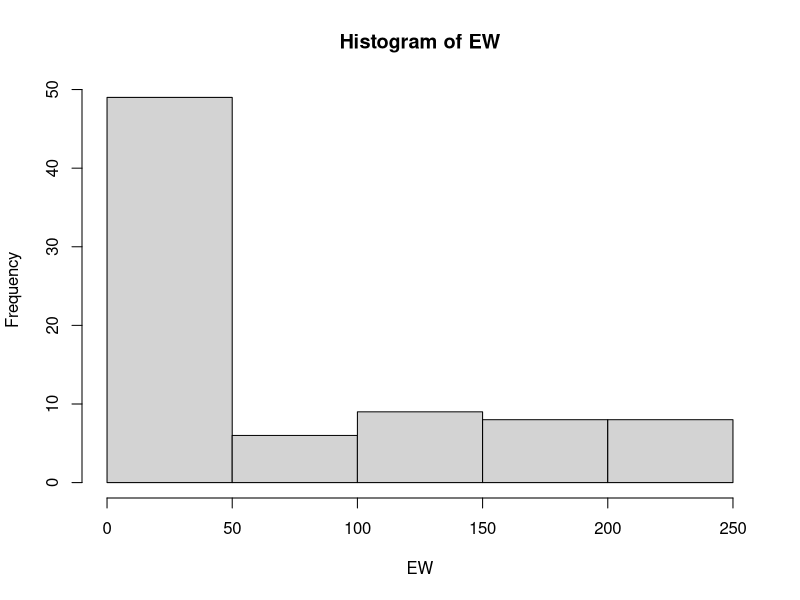
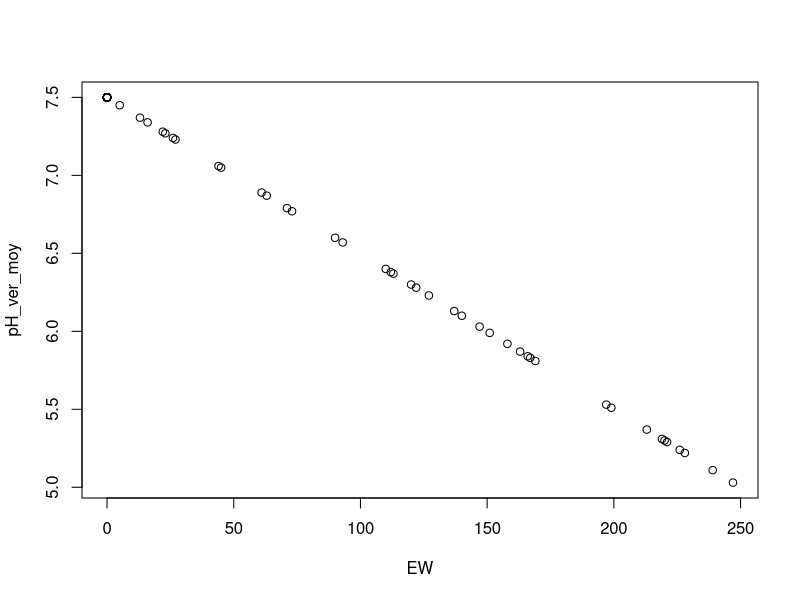
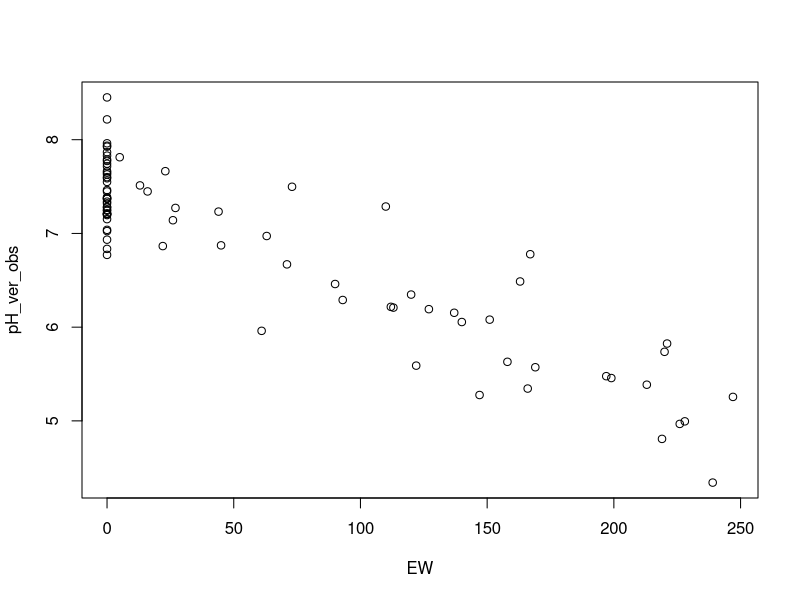
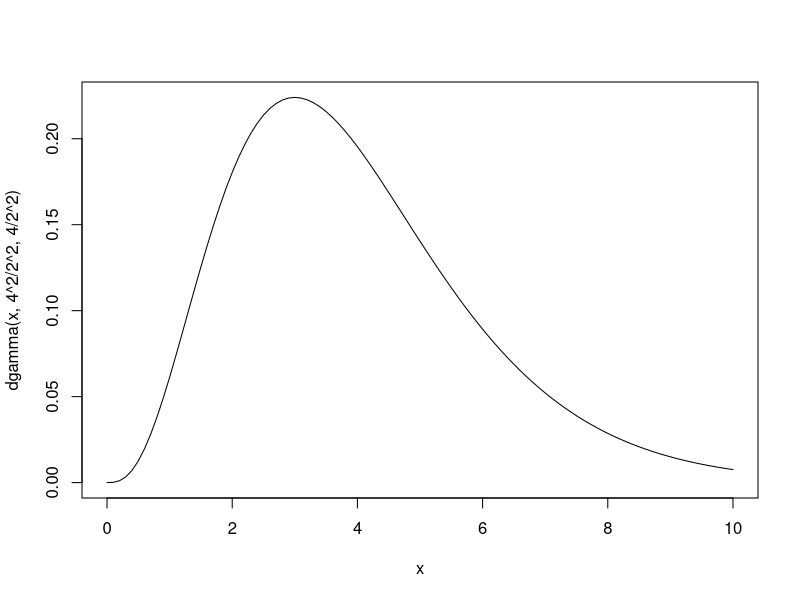
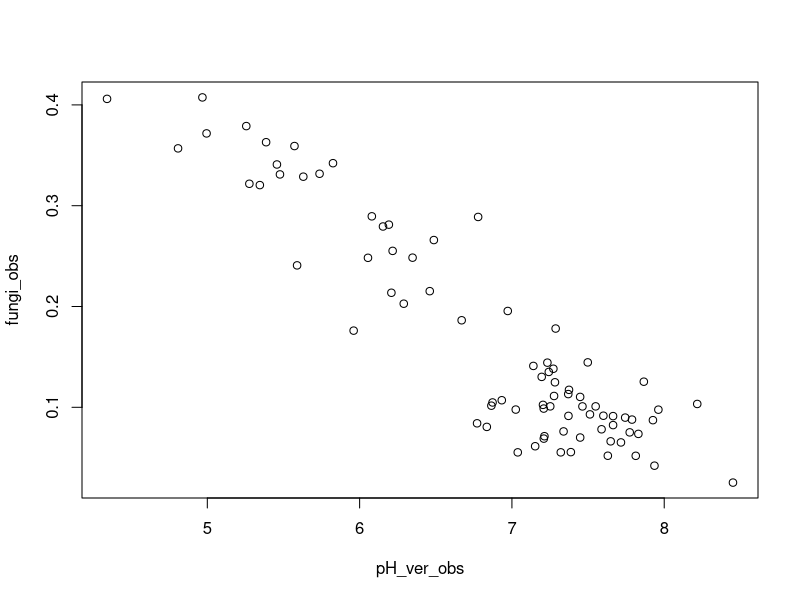
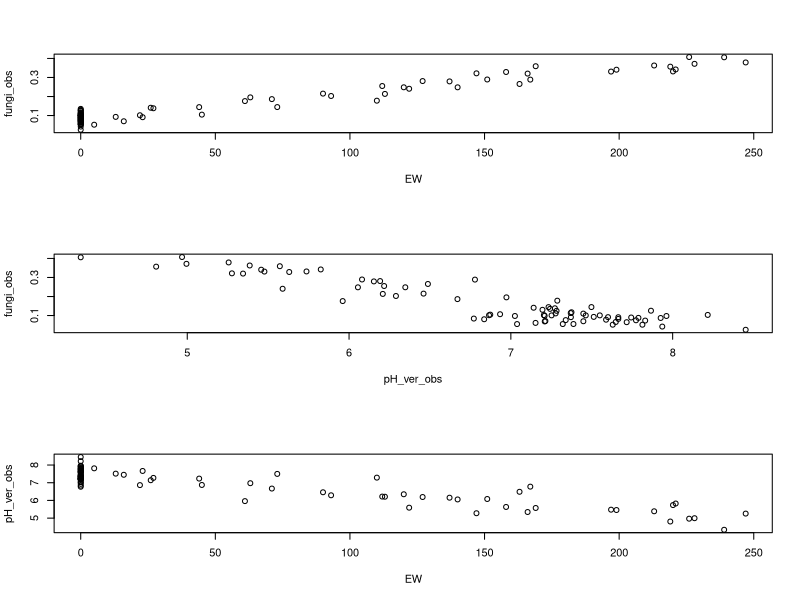

The R script that drew these images, in order:


### alternatively --- with and without earthworms!
n <- 80
EW <-  round(runif(n, min = 0, max = 250))
# creer des vers de terre absents
EW[sample(1:n, size = floor(n/2))] <- 0
hist(EW)

pH_sans_EW <- 7.5

ph_pour_1ver <- -.01

pH_ver_moy <- pH_sans_EW + ph_pour_1ver*(EW)

plot(x = EW, y = pH_ver_moy)

pH_ver_obs <- rnorm(80, mean = pH_ver_moy, sd = .4)

plot(x = EW, y = pH_ver_obs)

fake_worms <- data.frame(pH_ver_obs, EW)
summary(lm(pH_ver_obs ~ 1 + EW, data = fake_worms))




##  fungal biomass

curve(dgamma(x, 4^2/2^2, 4/2^2), xlim = c(0, 10))

example_gamma <- rgamma(2000, 13^2/2^2, 13/2^2)
mean(example_gamma)
sd(example_gamma)

## effet pH sur fungi

# center pH on the mean
pH_ver_obs - mean(pH_ver_obs)

# what is the fungal biomass at the average pH? mg fungi / g sol
avg_fungi_at_avg_pH <- .1

# higher pH means less fungi
fungi_change_pour_pH <- -.03

## calculate fungi -- direct and indirect effects of worms
effect_of_one_EW_on_fungi <- 0.001 # could be 0

avg_fungi_by_pH <- avg_fungi_at_avg_pH +
  fungi_change_pour_pH*(pH_ver_obs - mean(pH_ver_obs)) +
  effect_of_one_EW_on_fungi * EW


sd_fungi <- .02
fungi_obs <- rgamma(n, avg_fungi_by_pH^2/sd_fungi^2, avg_fungi_by_pH/sd_fungi^2)

plot(pH_ver_obs, fungi_obs)


# summary(glm(fungi_obs ~ I(pH_ver_obs - mean(pH_ver_obs)), family = Gamma))

summary(lm(fungi_obs ~ I(pH_ver_obs - mean(pH_ver_obs))))

## earthworm effects on the fungi

par(mfrow = c(3,1))
plot(EW, fungi_obs)
plot(pH_ver_obs, fungi_obs)
plot(EW, pH_ver_obs)
par(mfrow = c(1,1))


## model with both!

summary(lm(fungi_obs ~ EW + I(pH_ver_obs - mean(pH_ver_obs))))
summary(lm(fungi_obs ~ EW))


